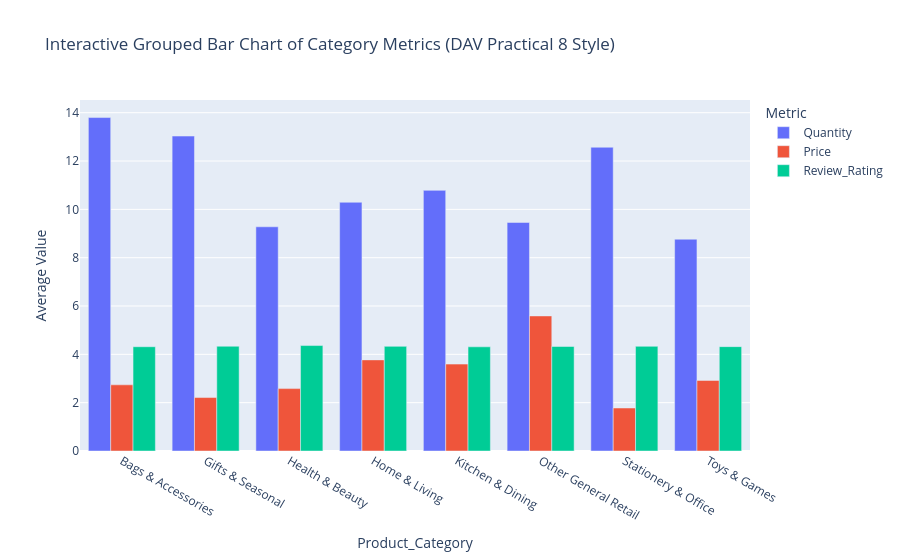

Write notebook code for a chart like this one.
### Markdown cell above
## Section 10: Interactive Grouped Bar Chart (DAV Practical 8 Style)
Interactive multi-metric visualization using Plotly Express.

### Code cell
cat_metrics = valid_sales.groupby('Product_Category').agg({
    'Quantity': 'mean',
    'Price': 'mean',
    'Review_Rating': 'mean'
}).reset_index()

fig = px.bar(
    cat_metrics,
    x='Product_Category',
    y=['Quantity', 'Price', 'Review_Rating'],
    barmode='group',
    title='Interactive Grouped Bar Chart of Category Metrics (DAV Practical 8 Style)',
    labels={'value': 'Average Value', 'variable': 'Metric'}
)
fig.show()

### Figure 1 — Plotly figure (JSON) as saved in the notebook; plotly's stock layout.template omitted (floating-point values rounded to 4 significant figures)
{"data": [{"alignmentgroup": "True", "hovertemplate": "Metric=Quantity<br>Product_Category=%{x}<br>Average Value=%{y}<extra></extra>", "legendgroup": "Quantity", "marker": {"color": "#636efa", "pattern": {"shape": ""}}, "name": "Quantity", "offsetgroup": "Quantity", "orientation": "v", "showlegend": true, "textposition": "auto", "type": "bar", "x": ["Bags & Accessories", "Gifts & Seasonal", "Health & Beauty", "Home & Living", "Kitchen & Dining", "Other General Retail", "Stationery & Office", "Toys & Games"], "xaxis": "x", "y": [13.8, 13.03, 9.279, 10.29, 10.79, 9.458, 12.57, 8.765], "yaxis": "y"}, {"alignmentgroup": "True", "hovertemplate": "Metric=Price<br>Product_Category=%{x}<br>Average Value=%{y}<extra></extra>", "legendgroup": "Price", "marker": {"color": "#EF553B", "pattern": {"shape": ""}}, "name": "Price", "offsetgroup": "Price", "orientation": "v", "showlegend": true, "textposition": "auto", "type": "bar", "x": ["Bags & Accessories", "Gifts & Seasonal", "Health & Beauty", "Home & Living", "Kitchen & Dining", "Other General Retail", "Stationery & Office", "Toys & Games"], "xaxis": "x", "y": [2.738, 2.212, 2.582, 3.771, 3.595, 5.589, 1.779, 2.92], "yaxis": "y"}, {"alignmentgroup": "True", "hovertemplate": "Metric=Review_Rating<br>Product_Category=%{x}<br>Average Value=%{y}<extra></extra>", "legendgroup": "Review_Rating", "marker": {"color": "#00cc96", "pattern": {"shape": ""}}, "name": "Review_Rating", "offsetgroup": "Review_Rating", "orientation": "v", "showlegend": true, "textposition": "auto", "type": "bar", "x": ["Bags & Accessories", "Gifts & Seasonal", "Health & Beauty", "Home & Living", "Kitchen & Dining", "Other General Retail", "Stationery & Office", "Toys & Games"], "xaxis": "x", "y": [4.315, 4.334, 4.364, 4.33, 4.311, 4.325, 4.332, 4.319], "yaxis": "y"}], "layout": {"barmode": "group", "legend": {"title": {"text": "Metric"}, "tracegroupgap": 0}, "title": {"text": "Interactive Grouped Bar Chart of Category Metrics (DAV Practical 8 Style)"}, "xaxis": {"anchor": "y", "domain": [0, 1], "title": {"text": "Product_Category"}}, "yaxis": {"anchor": "x", "domain": [0, 1], "title": {"text": "Average Value"}}}}
